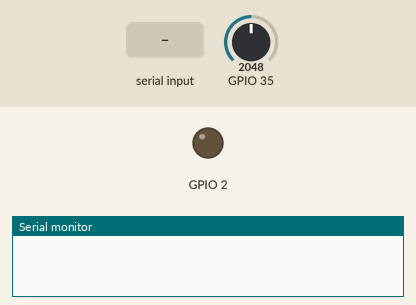
This sketch was run on a simulated ESP32. Shown: output pins drawn as LEDs (lit = HIGH), the last lines printed to the serial monitor. Inputs (shaded band) come from the test bench; at power-on: GPIO 35 = 2048. Nothing arrives over Bluetooth unless stated.

Above: at 1.2 s.
1.3 s: "1" received over the second serial link
At 1.6 s:
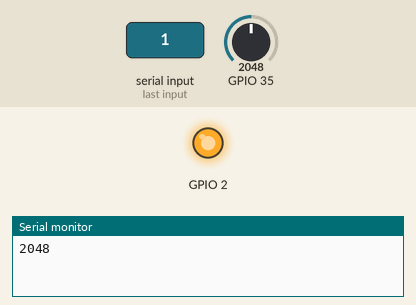
2.8 s: "0" received over the second serial link
At 4.0 s:
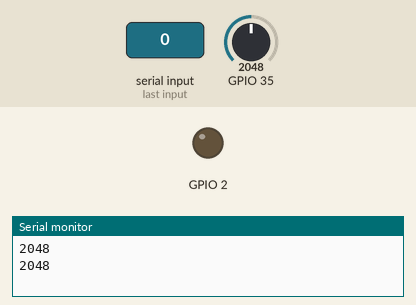
Timing chart, 0 to 5.8 s (numbered marks = the images above; inputs shaded):
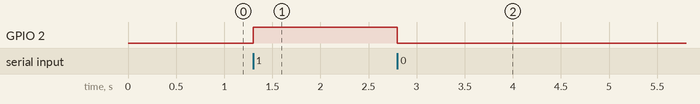

The sketch:

BT1_LDR_ESP32.ino
```cpp
#include<BluetoothSerial.h>
BluetoothSerial b;
void setup() {
  // put your setup code here, to run once:
  Serial.begin(9600);
  b.begin("Aman");
  pinMode(2,OUTPUT);
  pinMode(35,INPUT);
}

void loop() {
  // put your main code here, to run repeatedly:
  if(b.available()>0)
  {
    int val = analogRead(35);
    Serial.println(val);
    b.println(val);
    char ip = b.read();
    if(ip=='1')
    {
      digitalWrite(2,HIGH);
    }
    if(ip=='0')
    {
      digitalWrite(2,LOW);
    }
  }
}
```

Measured:
- after the input at 1.3 s, GPIO 2: LOW → HIGH at once
- after the input at 2.8 s, GPIO 2: HIGH → LOW at once
